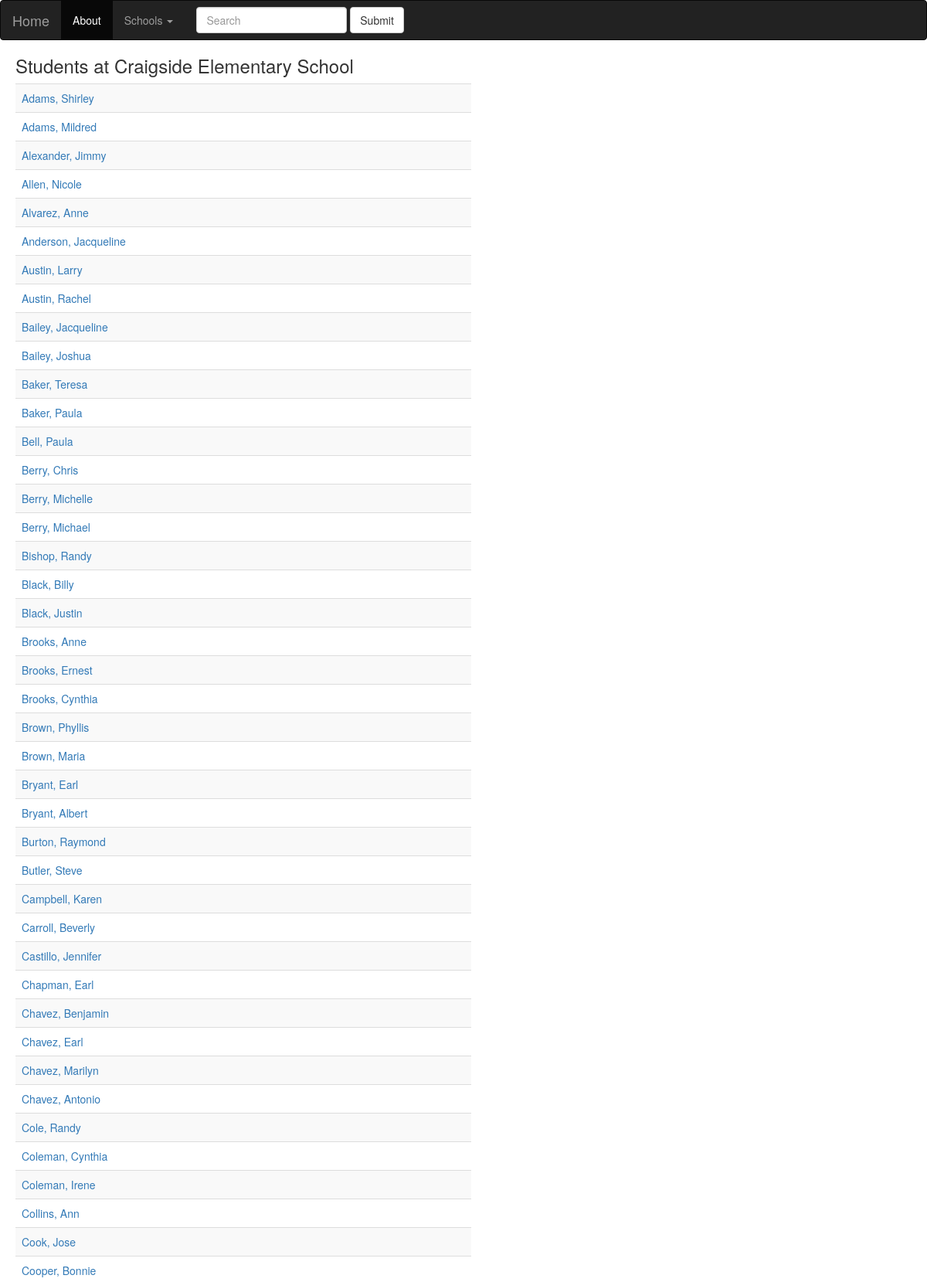
/districts/1/schools/1/students (upper part), run on the app's committed database.
### database_setup.py (models this page shows, shortened)
class School(Base):
    __tablename__ = 'school'
    id = Column(Integer, primary_key=True)
    name = Column(String(80), nullable=False)
    type = Column(String(250))
    principal = Column(String(250))
    address = Column(String(50))
    city = Column(String(50))
    state = Column(String(50))
    zip = Column(String(50))
    phone = Column(String(50))
    district_id = Column(Integer, ForeignKey('district.id'))
    district = relationship('District')

class Student(Base):
    __tablename__ = 'student'
    id = Column(Integer, primary_key=True)
    first_name = Column(String(40), nullable=False)
    last_name = Column(String(40), nullable=False)
    grade = Column(String(50))
    address = Column(String(50))
    city = Column(String(50))
    state = Column(String(50))
    zip = Column(String(50))
    phone = Column(String(50))
    email = Column(String(50))
    school_id = Column(Integer, ForeignKey('school.id'))
    school = relationship(School)
    sections = relationship('Section', secondary='enrollment')

### schools.py (the view)
@app.route('/districts/<int:district_id>/schools/<int:school_id>/students')
def showAllStudents(district_id, school_id):
    school = session.query(School).filter_by(id=school_id).one()
    students = session.query(Student).filter_by(school_id=school_id).all()
    return render_template('students.html', district_id=district_id, school=school, students=students)

### templates/students.html (shortened to what this page needs)
{% extends "base.html" %}
{% block content %}
<h3>Students at {{school.name}}</h3>
<table class="table table-striped" style="width:50%">
{% for student in students %}
<tr>
	<td><a href='{{url_for('showStudent', district_id=district_id, school_id=school.id, student_id=student.id)}}'>{{student.last_name}}, {{student.first_name}}</a></td>
</tr>
{% endfor %}
</table>
{% endblock %}

### data on the page
School: name "Craigside Elementary School"
Student: last_name "Adams", first_name "Shirley"
Student: last_name "Adams", first_name "Mildred"
Student: last_name "Alexander", first_name "Jimmy"
Student: last_name "Allen", first_name "Nicole"
Student: last_name "Alvarez", first_name "Anne"
Student: last_name "Anderson", first_name "Jacqueline"
Student: last_name "Austin", first_name "Larry"
Student: last_name "Austin", first_name "Rachel"
Student: last_name "Bailey", first_name "Jacqueline"
Student: last_name "Bailey", first_name "Joshua"
Student: last_name "Baker", first_name "Teresa"
Student: last_name "Baker", first_name "Paula"
Student: last_name "Bell", first_name "Paula"
Student: last_name "Berry", first_name "Chris"
Student: last_name "Berry", first_name "Michelle"
Student: last_name "Berry", first_name "Michael"
Student: last_name "Bishop", first_name "Randy"
Student: last_name "Black", first_name "Billy"
Student: last_name "Black", first_name "Justin"
Student: last_name "Brooks", first_name "Anne"
Student: last_name "Brooks", first_name "Ernest"
Student: last_name "Brooks", first_name "Cynthia"
Student: last_name "Brown", first_name "Phyllis"
Student: last_name "Brown", first_name "Maria"
Student: last_name "Bryant", first_name "Earl"
Student: last_name "Bryant", first_name "Albert"
Student: last_name "Burton", first_name "Raymond"
Student: last_name "Butler", first_name "Steve"
Student: last_name "Campbell", first_name "Karen"
Student: last_name "Carroll", first_name "Beverly"
Student: last_name "Castillo", first_name "Jennifer"
Student: last_name "Chapman", first_name "Earl"
Student: last_name "Chavez", first_name "Benjamin"
Student: last_name "Chavez", first_name "Earl"
Student: last_name "Chavez", first_name "Marilyn"
Student: last_name "Chavez", first_name "Antonio"
Student: last_name "Cole", first_name "Randy"
Student: last_name "Coleman", first_name "Cynthia"
Student: last_name "Coleman", first_name "Irene"
Student: last_name "Collins", first_name "Ann"
Student: last_name "Cook", first_name "Jose"
Student: last_name "Cooper", first_name "Bonnie"
